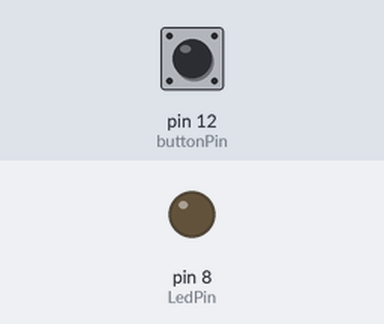
Bench run of a sketch on a simulated Arduino Uno, built with avr-gcc and run on an emulated ATmega328P. Shown: output pins drawn as LEDs (lit = HIGH). Inputs (shaded band) come from the test bench; at power-on: pin 12 (buttonPin) LOW.

Above: at 1.2 s.
1.3 s: pin 12 (buttonPin) pulled HIGH for 0.15 s
At 2.1 s:
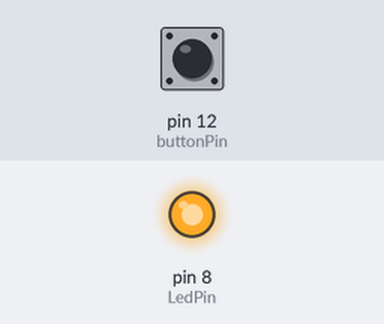
2.9 s: pin 12 (buttonPin) pulled HIGH for 1 s
At 3.4 s:
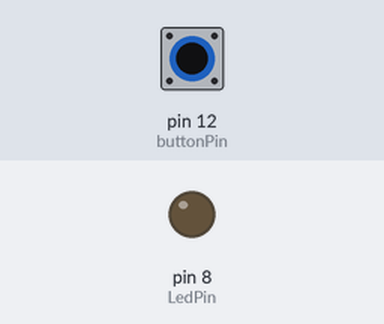
5.4 s: pin 12 (buttonPin) pulled HIGH for 3.2 s
At 6.5 s:
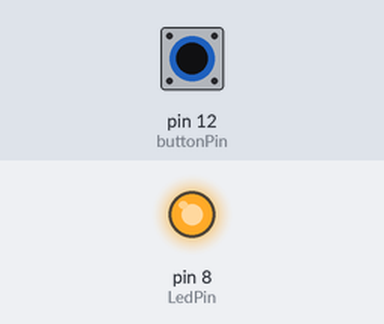
Timing chart, 0 to 8.4 s (numbered marks = the images above; inputs shaded):
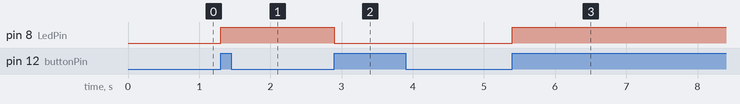

Measured:
- after the input at 1.3 s, pin 8 (LedPin): LOW → HIGH at once
- after the input at 2.9 s, pin 8 (LedPin): HIGH → LOW at once
- after the input at 5.4 s, pin 8 (LedPin): LOW → HIGH at once

The sketch:

button.ino
```cpp
int LedPin = 8;
int buttonPin = 12;
int buttonRead;
int dt = 250;
int toggleState = 0;
int prev = 1;

void setup() {
  // put your setup code here, to run once:
  Serial.begin(9600);
  pinMode(LedPin,OUTPUT);
  pinMode(buttonPin,INPUT);

}

void loop() {
  // put your main code here, to run repeatedly:

  buttonRead = digitalRead(buttonPin);

  if(prev == 0 && buttonRead == 1){

    if(toggleState == 0){
    digitalWrite(LedPin,HIGH);
    toggleState = 1;
    }
    else{
      digitalWrite(LedPin,LOW);
      toggleState = 0;
    }
  }

  prev = buttonRead;

}
```
